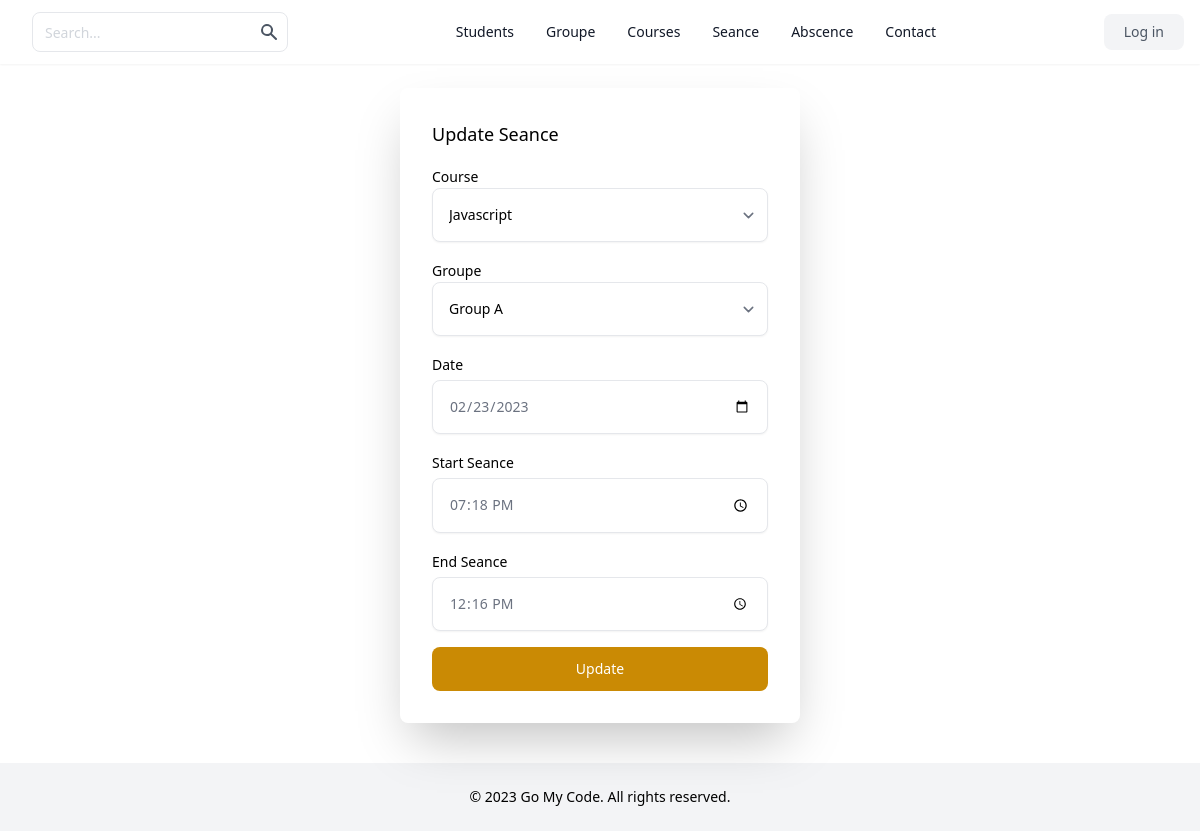
The app's page /seance/update.php?id=8 with its own data.
### tables this page shows
CREATE TABLE `seance` (
  `id` int(11) NOT NULL AUTO_INCREMENT,
  `date` date DEFAULT NULL,
  `start_seance` time DEFAULT NULL,
  `end_seance` time DEFAULT NULL,
  `id_course` int(11) DEFAULT NULL,
  `id_groupe` int(11) DEFAULT NULL,
  PRIMARY KEY (`id`),
  KEY `id_course` (`id_course`),
  KEY `id_groupe` (`id_groupe`),
  CONSTRAINT `seance_ibfk_1` FOREIGN KEY (`id_course`) REFERENCES `courses` (`id`) ON DELETE SET NULL,
  CONSTRAINT `seance_ibfk_2` FOREIGN KEY (`id_groupe`) REFERENCES `groupes` (`id`) ON DELETE SET NULL
);

### seance/update.php (the view, shortened to what this page needs)
<?php
require_once('../inc/header.php');
include('../inc/db.php');
?>
<header aria-label="Site Header" class="shadow-sm">
    <div class="mx-auto flex h-16 max-w-screen-xl items-center justify-between px-4">
        <div class="flex items-center gap-4">
            <form class="mb-0 hidden lg:flex">
                <div class="relative">
                    <input class="h-10 rounded-lg border-gray-200 pr-10 text-sm placeholder-gray-300 focus:z-10" placeholder="Search..." type="text" />
                    <button type="submit" class="absolute inset-y-0 right-0 mr-px rounded-r-lg p-2 text-gray-600">
                        <svg class="h-5 w-5" fill="currentColor" viewbox="0 0 20 20" xmlns="http://www.w3.org/2000/svg">
                            <path clip-rule="evenodd" d="M8 4a4 4 0 100 8 4 4 0 000-8zM2 8a6 6 0 1110.89 3.476l4.817 4.817a1 1 0 01-1.414 1.414l-4.816-4.816A6 6 0 012 8z" fill-rule="evenodd"></path>
                        </svg>
                    </button>
                </div>
            </form>
        </div>
        <nav aria-label="Site Nav" class="hidden items-center justify-center gap-8 text-sm font-medium lg:flex lg:w-0 lg:flex-1">
            <a class="text-gray-900" href="../students/">Students</a>
            <a class="text-gray-900" href="../groupe/">Groupe</a>
            <a class="text-gray-900" href="../courses/">Courses</a>
            <a class="text-gray-900" href="../seance/">Seance</a>
            <a class="text-gray-900" href="../absence/">Abscence</a>
            <a class="text-gray-900" href="">Contact</a>
        </nav>
        <div class="hidden items-center gap-4 lg:flex">
            <a href="#" class="rounded-lg bg-gray-100 px-5 py-2 text-sm font-medium text-gray-600">
                Log in
            </a>
        </div>
    </div>
</header>
<div class="flex justify-center">
    <?php if (isset($_GET['id'])) {
        $id = $_GET['id'];
        $query = $conn->prepare("select * from seance where id=$id");
        $query->execute();
        $seance = $query->fetch();
    }; ?>
    <form action="./update.php" method="POST" class="mt-6 mb-0 space-y-4 rounded-lg p-8 w-[400px] md:shadow-2xl xl:shadow-2xl">
        <p class="text-lg font-medium">Update Seance</p>
        <div class="relative mt-1">
            <label for="seance" class="text-sm font-medium">Course</label>
            <select name="id_course" class="w-full rounded-lg border-gray-200 p-4 pr-12 text-sm shadow-sm">
                <?php
                $stmt = $conn->prepare('select * from courses');
                $stmt->execute();
                $courses = $stmt->fetchAll();
                foreach ($courses as $key => $value) {
                ?>
                    <option value="<?= $value['id'] ?>"><?= $value['course_name'] ?></option>
                <?php } ?>
            </select>
        </div>
        <div class="relative mt-1">
            <label for="seance" class="text-sm font-medium ">Groupe</label>
            <select name="id_groupe" class="w-full rounded-lg border-gray-200 p-4 pr-12 text-sm shadow-sm">
                <?php
                $stmt = $conn->prepare('select * from groupes');
                $stmt->execute();
                $groupes = $stmt->fetchAll();
                foreach ($groupes as $key => $value) {
                ?>
                    <option value="<?= $value['id'] ?>"><?= $value['name'] ?></option>
                <?php } ?>
            </select>
        </div>
        <div>
            <label for="date" class="text-sm font-medium">Date</label>
            <div class="relative mt-1">
                <input type="date" name="date" value="<?= $seance['date'] ?>" id="date" class="w-full rounded-lg border-gray-200 p-4 text-sm shadow-sm text-gray-500" />
            </div>
        </div>
        <div>
            <label for="start" class="text-sm font-medium">Start Seance</label>
            <div class="relative mt-1">
                <input type="time" name="start_seance" value="<?= $seance['start_seance'] ?>" id="start" class="w-full rounded-lg border-gray-200 p-4 text-sm shadow-sm text-gray-500" />
            </div>
        </div>
        <div>
            <label for="end" class="text-sm font-medium">End Seance</label>
            <div class="relative mt-1">
                <input type="time" name="end_seance" id="end" value="<?= $seance['end_seance'] ?>" class="w-full rounded-lg border-gray-200 p-4 text-sm shadow-sm text-gray-500" />
            </div>
        </div>
        <button type="submit" name="update" class="block w-full rounded-lg bg-yellow-600 px-5 py-3 text-sm font-medium text-white">
            Update
        </button>
    </form>
</div>
<?php require_once('../inc/footer.php') ?>

### records on screen
seance: date "02/23/2023", start_seance "19:18:00", end_seance "12:16:00"

### other values on screen
form field id_course "Javascript"
form field id_groupe "Group A"
